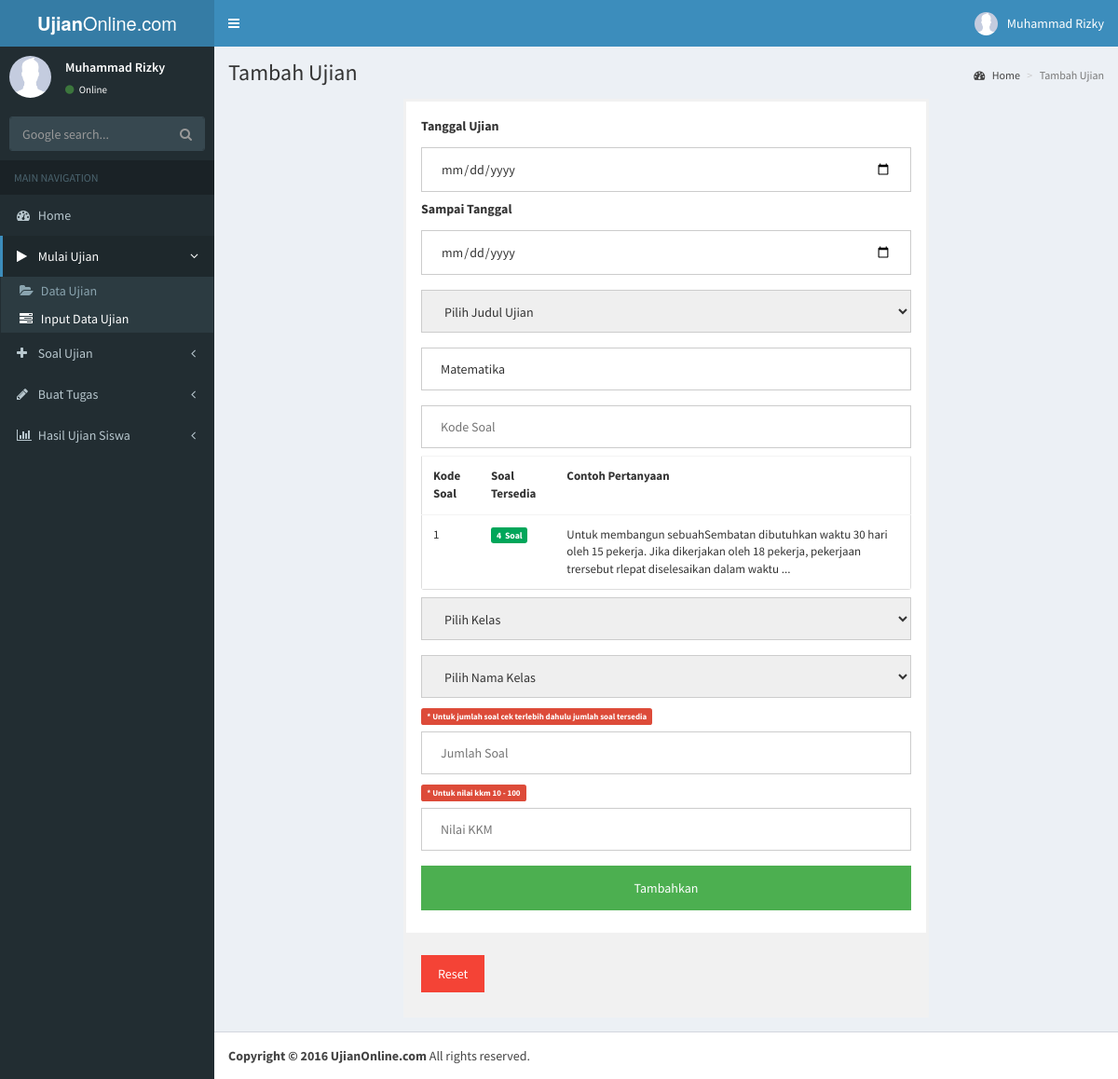
Page /input_data_ujian.php (signed in) on the committed database.
### tables this page shows
CREATE TABLE `guru` (
  `nip` varchar(100) NOT NULL,
  `nm_guru` varchar(100) DEFAULT NULL,
  `nm_pelajaran` varchar(100) DEFAULT NULL,
  `alamat` varchar(100) DEFAULT NULL,
  `jns_kelamin` varchar(100) DEFAULT NULL,
  `agama` varchar(100) DEFAULT NULL,
  `tgl_lahir` date DEFAULT NULL,
  `tempat_lahir` varchar(100) DEFAULT NULL,
  `umur` varchar(100) DEFAULT NULL,
  `username` varchar(100) DEFAULT NULL,
  `password` varchar(100) DEFAULT NULL,
  `gambar` varchar(100) DEFAULT NULL,
  PRIMARY KEY (`nip`)
);

CREATE TABLE `soal_ujian` (
  `id` int(100) NOT NULL AUTO_INCREMENT,
  `kd_soal` int(100) DEFAULT NULL,
  `nm_pelajaran` varchar(100) DEFAULT NULL,
  `pertanyaan` longtext,
  `gambar` varchar(100) DEFAULT NULL,
  `a` varchar(100) DEFAULT NULL,
  `b` varchar(100) DEFAULT NULL,
  `c` varchar(100) DEFAULT NULL,
  `d` varchar(100) DEFAULT NULL,
  `e` varchar(100) DEFAULT NULL,
  `kunci` varchar(1) DEFAULT NULL,
  `no_soal` varchar(100) DEFAULT NULL,
  PRIMARY KEY (`id`)
);

### input_data_ujian.php (the view, shortened to what this page needs)
<!DOCTYPE html>
<html>
	<head>
		<link rel="stylesheet" href="admin/bootstrap/css/bootstrap.min.css">
		<link rel="stylesheet" href="admin/font-awesome-4.7.0/css/font-awesome.min.css">
		<link rel="stylesheet" href="https://cdnjs.cloudflare.com/ajax/libs/ionicons/2.0.1/css/ionicons.min.css">
		<link rel="stylesheet" href="admin/plugins/jvectormap/jquery-jvectormap-1.2.2.css">
		<link rel="stylesheet" href="admin/dist/css/AdminLTE.min.css">
		<link rel="stylesheet" href="admin/dist/css/skins/_all-skins.min.css">
		<link rel="stylesheet" href="css/style_2.css">
	</head>
	<body class="hold-transition skin-blue sidebar-mini">
	<div class="wrapper">
		<header class="main-header">
			<a href="#" class="logo">
				<span class="logo-lg"><b>Ujian</b>Online.com</span>
			</a>
			<nav class="navbar navbar-static-top">
				<a href="#" class="sidebar-toggle" data-toggle="offcanvas" role="button">
				</a>
				<div class="navbar-custom-menu">
					<ul class="nav navbar-nav">
						<li class="dropdown user user-menu">
							<a href="#" class="dropdown-toggle" data-toggle="dropdown">
								<img src="<?php echo "upload/guru/".$_SESSION['gambar'] ?>" class="user-image" alt="User Image">
								<span class="hidden-xs"><?php echo $_SESSION['nama'] ?></span>
							</a>
						</li>
					</ul>
				</div>
			</nav>
		</header>
		<aside class="main-sidebar">
			<section class="sidebar">
				<div class="user-panel">
					<div class="pull-left image">
						<img src="<?php echo "upload/guru/".$_SESSION['gambar'] ?>" class="img-circle" alt="User Image" style="border-radius:50px;height:45px">
					</div>
					<div class="pull-left info">
						<p><?php echo $_SESSION['nama'] ?></p>
						<a href="#"><i class="fa fa-circle text-success"></i> Online</a>
					</div>
				</div>
				<form action="https://google.com/search" method="get" class="sidebar-form">
					<div class="input-group">
						<input type="text" name="q" class="form-control" placeholder="Google search...">
						<span class="input-group-btn">
							<button type="submit" name="search" id="search-btn" class="btn btn-flat"><i class="fa fa-search"></i>
							</button>
						</span>
					</div>
				</form>
				<ul class="sidebar-menu">
					<li class="header">MAIN NAVIGATION</li>
					<li class="treeview">
						<a href="guru.php">
							<i class="fa fa-dashboard"></i> <span>Home</span>
						</a>
					</li>
					<li class="active treeview">
						<a href="#">
							<i class="fa fa-play"></i> <span>Mulai Ujian</span>
							<span class="pull-right-container">
								<i class="fa fa-angle-left pull-right"></i>
							</span>
						</a>
						<ul class="treeview-menu">
							<li><a href="data_ujian.php"><i class="fa fa-folder-open"></i> Data Ujian</a></li>
							<li class="active"><a href="input_data_ujian.php"><i class="fa fa-tasks"></i> Input Data Ujian</a></li>
						</ul>
					</li>
					<li class="treeview">
						<a href="#">
							<i class="fa fa-plus"></i> <span>Soal Ujian</span>
							<span class="pull-right-container">
								<i class="fa fa-angle-left pull-right"></i>
							</span>
						</a>
					</li>
					<li class="treeview">
						<a href="#">
							<i class="fa fa-pencil"></i> <span>Buat Tugas</span>
							<span class="pull-right-container">
								<i class="fa fa-angle-left pull-right"></i>
							</span>
						</a>
					</li>
					<li class="treeview">
						<a href="#">
							<i class="fa fa-bar-chart"></i> <span>Hasil Ujian Siswa</span>
							<span class="pull-right-container">
								<i class="fa fa-angle-left pull-right"></i>
							</span>
						</a>
					</li>
				</ul>
			</section>
		</aside>
		<div class="content-wrapper">
			<section class="content-header">
				<h1>
					Tambah Ujian
				</h1>
				<ol class="breadcrumb">
					<li><a href="#"><i class="fa fa-dashboard"></i> Home</a></li>
					<li class="active">Tambah Ujian</li>
				</ol>
			</section>
			<section class="content">
				<form method="post" class="eusi" enctype="multipart/form-data" action="simpan_ujian.php" style="margin-left:auto;margin-right:auto;background-color:#fff">
					<div class="container" style="width:100%">
						<label>Tanggal Ujian</label>
						<input style="width:100%; padding: 12px 20px; margin: 8px 0; display: inline-block;border: 1px solid #ccc; box-sizing: border-box;" type="date" placeholder="Tanggal Ujian *yyyy-mm-dd" name="tgl_ujian" onclick="document.getElementById('myTable').style.display='none'" required>
						<label>Sampai Tanggal</label>
						<input style="width:100%; padding: 12px 20px; margin: 8px 0; display: inline-block;border: 1px solid #ccc; box-sizing: border-box;" type="date" placeholder="Sampai Tanggal *yyyy-mm-dd" name="sampai" onclick="document.getElementById('myTable').style.display='none'" required>
						<select style="width:100%; padding: 12px 20px; margin: 8px 0; display: inline-block;border: 1px solid #ccc; box-sizing: border-box;" name="nm_ujian" onclick="document.getElementById('myTable').style.display='none'" required>
							<option value="" style="color: red">Pilih Judul Ujian</option>
						</select>
						<?php
							include 'koneksi.php';
						    $sql = "SELECT * FROM guru WHERE guru.nip = '$_SESSION[nisn_nip]'";
							foreach ($DB_con->query($sql) as $dataa) :
						?>
						<input style="width:100%; padding: 12px 20px; margin: 8px 0; display: inline-block;border: 1px solid #ccc; box-sizing: border-box;" type="text" placeholder="Pelajaran" name="pelajaran" readonly="readonly" value="<?php echo $dataa['nm_pelajaran'] ?>">
						<?php endforeach; ?>
						<input style="width:100%; padding: 12px 20px; margin: 8px 0; display: inline-block;border: 1px solid #ccc; box-sizing: border-box;" type="text" placeholder="Kode Soal" name="kd_soal" onclick="document.getElementById('myTable').style.display='inline'" required>
						<div class="row">
        <div class="col-xs-12">
            <div class="box-body table-responsive no-padding">
              <table class="table table-hover" id="myTable" style="font-size: 13px">
								<tr>
									<th>Kode Soal</th>
									<th>Soal Tersedia</th>
									<th>Contoh Pertanyaan</th>
								</tr>
							<?php
								include 'koneksi.php';
							    $sql = "SELECT * FROM soal_ujian,guru WHERE guru.nip = '$_SESSION[nisn_nip]' AND soal_ujian.nm_pelajaran = guru.nm_pelajaran GROUP BY kd_soal";
							    foreach ($DB_con->query($sql) as $data) :
							?>
								<tr>
									<td><?php echo $data['kd_soal'] ?></td>
									<td><span class="label label-success">
										<?php
											$c = $DB_con->query("SELECT count(no_soal) AS max FROM soal_ujian WHERE kd_soal = '$data[kd_soal]'");
											$d = $c->fetch(PDO::FETCH_ASSOC);
											$max = $d['max'];
											echo $max."&nbsp;&nbsp;Soal";
										?>
									</span></td>
									<td><?php echo $data['pertanyaan'] ?></td>
								</tr>
								<?php endforeach; ?>
							</table>
            </div>
        </div>
      </div>
						<select style="width:100%; padding: 12px 20px; margin: 8px 0; display: inline-block;border: 1px solid #ccc; box-sizing: border-box;" name="kelas" onclick="document.getElementById('myTable').style.display='none'" required>
							<option value="" style="color: red">Pilih Kelas</option>
						</select>
						<select style="width:100%; padding: 12px 20px; margin: 8px 0; display: inline-block;border: 1px solid #ccc; box-sizing: border-box;" name="nm_kelas" onclick="document.getElementById('myTable').style.display='none'" required>
							<option value="" style="color: red">Pilih Nama Kelas</option>
						</select>
						<span class="label label-danger"><small>* Untuk jumlah soal cek terlebih dahulu jumlah soal tersedia</small></span>
						<input style="width:100%; padding: 12px 20px; margin: 8px 0; display: inline-block;border: 1px solid #ccc; box-sizing: border-box;" type="number" placeholder="Jumlah Soal" name="jml_soal" onclick="document.getElementById('myTable').style.display='none'" required>
						<span class="label label-danger"><small>* Untuk nilai kkm 10 - 100</small></span>
						<input style="width:100%; padding: 12px 20px; margin: 8px 0; display: inline-block;border: 1px solid #ccc; box-sizing: border-box;" type="number" placeholder="Nilai KKM" name="nilai_kkm" onclick="document.getElementById('myTable').style.display='none'" min="10" max="100" required>
						<button style="background-color: #4CAF50;color: white;padding: 14px 20px;margin: 8px 0;border: none;cursor: pointer;width: 100%;" type="submit">Tambahkan</button>
					</div>
					<div class="container" style="background-color:#f1f1f1;width:100%">
						<button style="color: white;margin: 8px 0;border: none;cursor: pointer;" type="reset" class="cancelbtn">Reset</button>
					</div>
				</form>
			</section>
		</div>
		<footer class="main-footer">
			<strong>Copyright &copy; 2016 UjianOnline.com</strong> All rights reserved.
		</footer>
	</div>
	</body>
</html>

### css/style_2.css (style rules this page uses)
form { border: 3px solid #f1f1f1; }
.eusi { width: 60%; }
.cancelbtn { width: auto; padding: 10px 18px; background-color: #f44336; }
.container { padding: 16px; }
* { box-sizing: border-box; }
#myTable { border-collapse: collapse; width: 100%; border: 1px solid #ddd; font-size: 18px; }
#myTable th, #myTable td { text-align: left; padding: 12px; }
#myTable tr { border-bottom: 1px solid #ddd; }

### rows in the picture
guru: pelajaran "Matematika"
soal_ujian: kd_soal "1", max "4", pertanyaan "Untuk membangun sebuahSembatan dibutuhkan waktu 30 hari oleh 15 pekerja. Jika dikerjakan oleh 18 pekerja, pekerjaan trersebut rlepat diselesaikan dalam waktu ..."

### other values in the picture
$_SESSION['nama'] "Muhammad Rizky"
